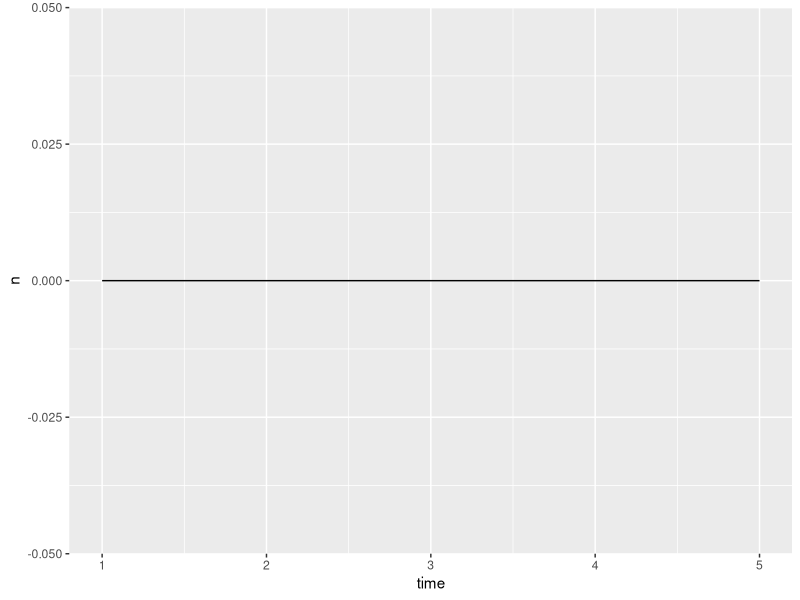
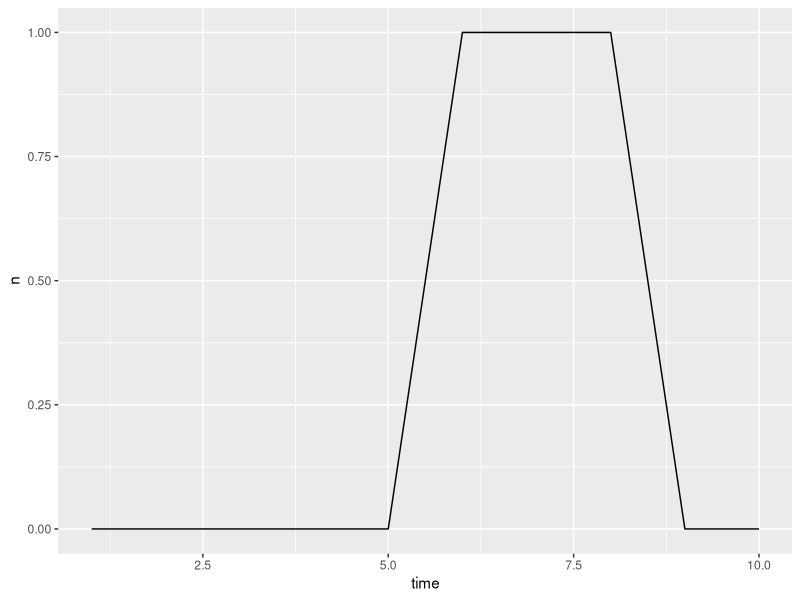
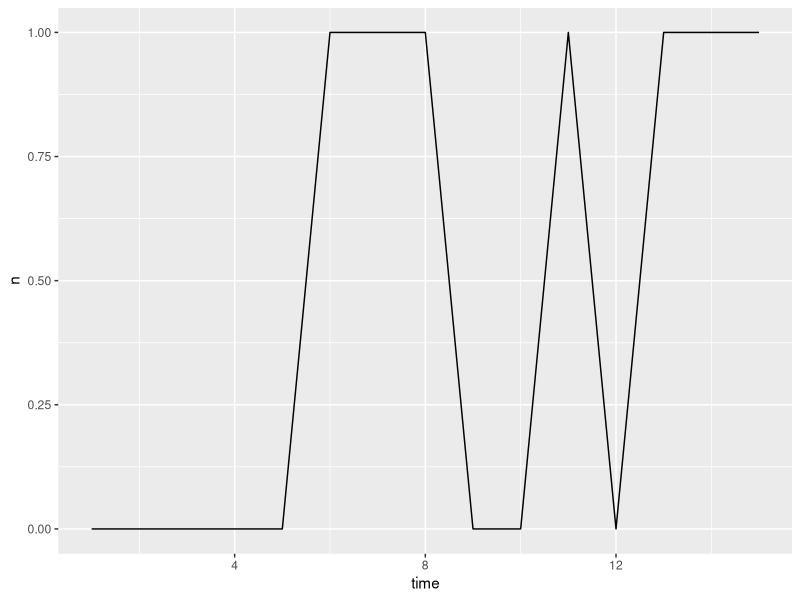
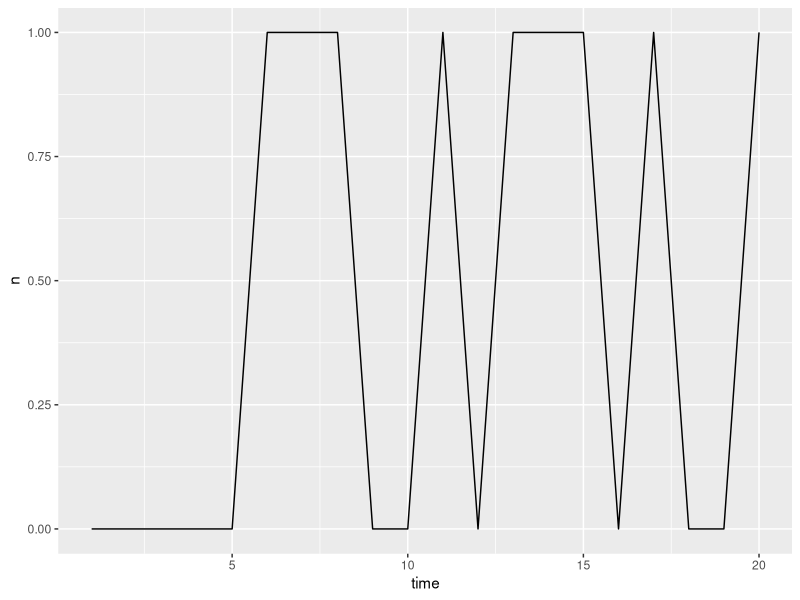
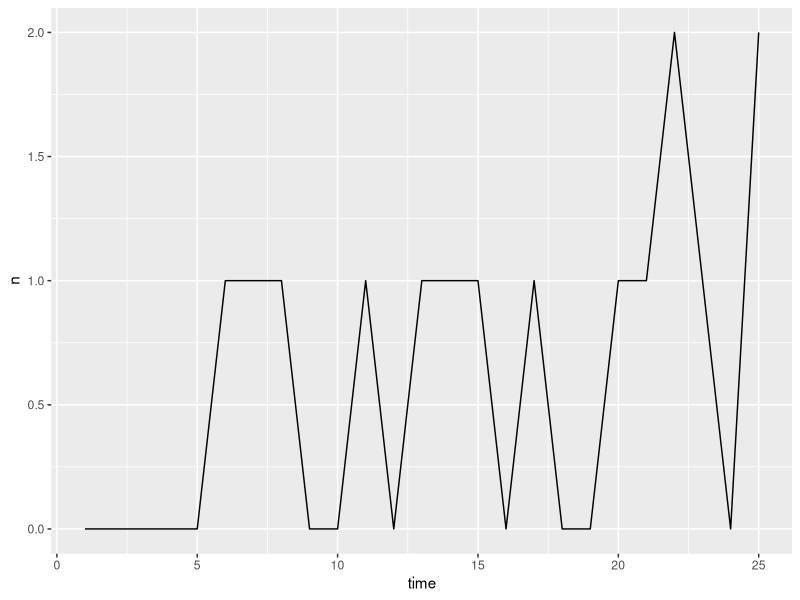
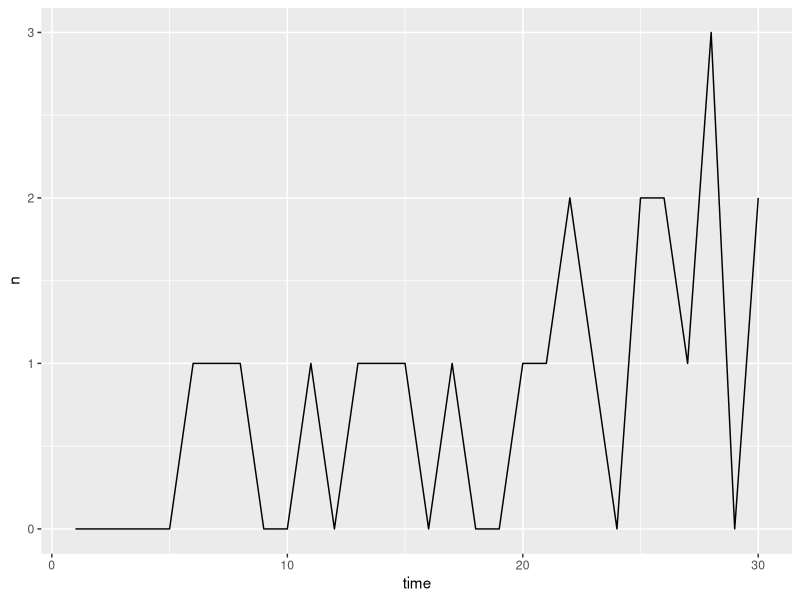
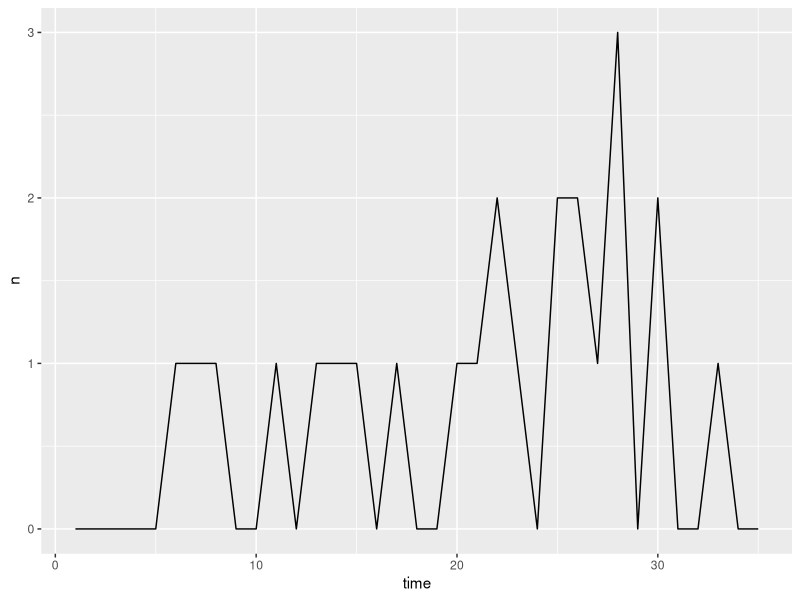
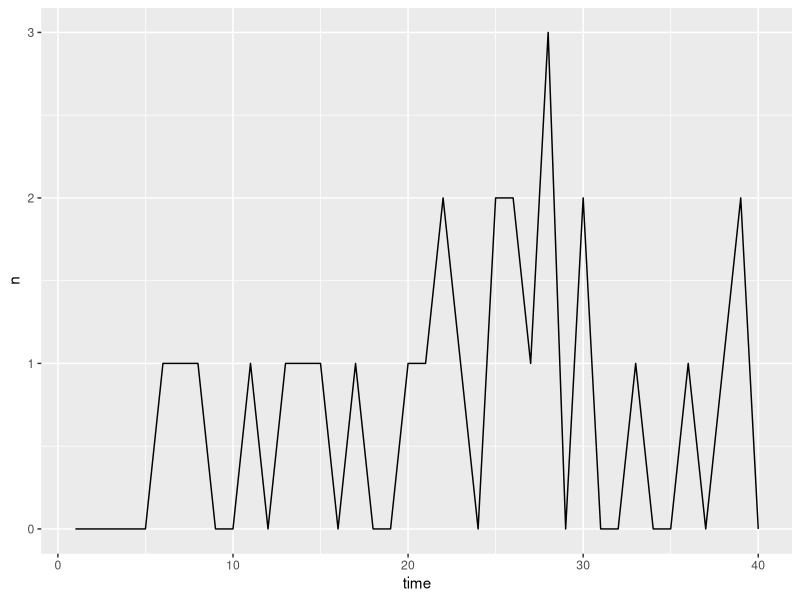

R code for these plots, in order: (Note: a time limit stopped this script after it produced the figures.)
require(dplyr)
require(ggplot2)

"
We construct an Agent Based Model (ABM), partitioning the agents into N+1
groups: N hostile groups; 1 police group. At each timestep (tick), each 
agent will move according to a probability distribution on the ABM lattice
constructed below. When agents from different hostile groups are within a 
certain radius of each other, they will decide whether or not to act hostile
towards each other, which roughly can be described as: if as police agent is 
near, no hostility will take place; however, if no police agent is near then 
the opposing agents will sample from a Bernoulli distribution (with distribution
dependent on previous hostilities between these groups) and decide whether to
enact a hostility on the opposing group based on the sampling. 
"

################################################################################
############################ GRID LATTICE CONSTRUCTION #########################
"
In this section we house a few useful functions for creating the grid lattice on 
which the agents list, and defining metrics on this lattice, which is where are
used in determination of neighbors to a given agent and potentially affecting the
movement distribution of each agent. 

Some conventions and notes:
- Each node on the lattice will be referred to as a 'block'
- The lattice is conceptualized as a two-column matrix where adjacent blocks (nodes)
     are then realized as adjacent entries within this matrix. For example, 
     with a very simple square grid having only four blocks, the grid would be 
     conceptualized as a square 2x2 matrix.
- Each hostile group is given a neighborhood on the lattice, which is stored as 
     a collection of row/col numbers referring to the row/column that neighborhood
     inhabits of the grid matrix. 
- Based on a tunable radius (see NEARBY_RADIUS), two agents on the grid will 
     be considered interacting neighbors if the distance (see BlcBlcDist) between
     them is below this radius. Brute force calculations of nearest neighbors is 
     computationally expensive, so to speed this up, when the grid is created and
     a nearby radius determined, we create the list NEARBY_LIST, with each block 
     corresponding to a list entry which containing the adjacent blocks within the 
     radius. While this uses more memory, it dramatically speeds up the calcuations 
     (e.g., the brute force HostilityUpdater_old is ~60x slower than this newer 
     technique used in HostilityUpdater). 
"

RectNbhdMaker <- function( tl_br ){
"
RectNbhdMaker: Creates a matrix of coordinates of a rectangular region specified by inputs. 

- input: tl_br = a numeric 4-vector where the first entry is the top-left row number,
     the second is the top-left col number, the third is the bottom-right row number, 
     and the fourth is the bottom-right column number. tl_br = c( tlr, tlc, brr, brc )

- output: A two-column matrix with the first column being the row-numbers and the second
     being the corresponding column numbers for the lattice region contained within the 
     passed top-left & bottom-right numbers.
"
        tlr = tl_br[1]
        tlc = tl_br[2]
        brr = tl_br[3]
        brc = tl_br[4]
        rlen <- brr - tlr + 1
        clen <- brc - tlc + 1
        nbh <- matrix( c(rep( tlr:brr, each=clen ), rep(tlc:brc, times = rlen)), ncol = 2 )
        colnames(nbh) <- c("row","col")
        return( nbh )
}

GridMaker <- function( nrows, ncols ){
"
GridMaker: Creates a rectangular lattice matrix starting at row=1, col=1 with dimensions specified by inputs.

- input: two integer values nrows, ncols which specify the number of rows and columns, resp., to use
     when making the lattice.

- output: A two-column matrix with the first column being the row-numbers and the second being the 
     corresponding column-numbers for the lattice grid starting at top-left: (row,col)=(1,1) and 
     convering the lattice points with bottom-right: (row,col)=(nrow,ncol). 
"
     return( RectNbhdMaker( c(topl_row = 1, topl_col = 1, botr_row = nrows, botr_col = ncols)) )
}



######### GRID METRICS 
# distance between blocks
BlcBlcDist <- function( b1, b2 ){
        return( max( abs(b1[1]-b2[1]), abs(b1[2] - b2[2]) ) )
}
# distance between a block and a nbhd
BlcNbhdDist <- function( b, nbhd_coords ){
        return( min( apply( X=nbhd_coords, FUN=function(x){ BlcBlcDist( x,b ) }, MARGIN=1 ) ) )
}
# distance between two nbhds
NbhdNbhdDist <- function( nbhd_coords1, nbhd_coords2 ){
        return( min( apply( nbhd_coords1, MARGIN=1, FUN=function(x){ BlcNbhdDist( x, nbhd_coords2 ) } ) ) )
}
#tests if two blocks are neighbors 
AreNeighbors <- function( b1, b2, radius ){
     return( BlcBlcDist(b1,b2) <= radius )
}

# create a list containing areas of the grid which we search for neighbors 
NearbyListNameMaker <- function( blc ){ 
     #helper function to give consistent list names in ConstructNearbyList 
     #and elsewhere when we need to grab elements from the list
     return( paste0("r",blc[1],"_c",blc[2]) ) 
}
ConstructNearbyList <- function( grid_layout, nearby_radius ){
     nearby_list <- list()
     for( i in 1:nrow(grid_layout) ){
          bi <- as.matrix( grid_layout[ i, c('row','col') ] )
          ci <- NearbyListNameMaker(bi)
          nearby_list[[ci]] <- list( centroid = bi, nearby = bi )
     }
     nombres <- names(nearby_list)
     n_noms <- length(nombres)
     for( i in 1:(n_noms-1) ){
          ci <- nombres[ i ]
          bi <- nearby_list[[ci]]$centroid
          for( j in (i+1):n_noms ){
               cj <- nombres[ j ]
               bj <- nearby_list[[cj]]$centroid
               if( AreNeighbors(bi,bj,nearby_radius) ){
                    nearby_list[[ci]]$nearby <- rbind(nearby_list[[ci]]$nearby, bj)
                    cj <- NearbyListNameMaker( bj )
                    nearby_list[[cj]]$nearby <- rbind(nearby_list[[cj]]$nearby, bi)
               }
          }
     }
     return(nearby_list)
}


########### INITIALIZATION STUFF
SymMatrixMaker <- function( names, init_val ){
        n <- length(names)
        mat <- matrix( rep( init_val, times = n*n ), nrow = n, ncol = n )
        colnames( mat ) <- names
        rownames( mat ) <- names
        return(mat)
}

AngerMatrixInit <- function( names, min_anger ){
        mat <- SymMatrixMaker( names, min_anger )
        #zeros down the diagonal (no anger within same group)
        mat[ row(mat) == col(mat) ] <- 0
        return(mat)
}

HostilityMatrixInit <- function( names ){
        # initialize so that every group has no hostilities against each other
        return( SymMatrixMaker(names, init_val = 0) )
}

AreaPMFInit <- function( group_names,
                         area_names,
                         grid_layout,
                         within_grp_p = 0.7, 
                         opposing_grp_p = 0.1,
                         ether_p = 0.2){
        area_pmf <- SymMatrixMaker( area_names, init_val = ether_p )
        for( from_grp in group_names ){
                movement_factor <- numeric()
                for( to_grp in group_names ){
                        if( from_grp == to_grp ){
                                area_pmf[from_grp,to_grp] <- within_grp_p
                        }
                        else{
                             from_nbhd <- as.matrix(grid_layout[grid_layout$area == from_grp, ][,c('row','col')])
                             to_nbhd <- as.matrix(grid_layout[grid_layout$area == to_grp, ][,c('row','col')])
                             movement_factor[to_grp] <- 1.0 / NbhdNbhdDist( from_nbhd, to_nbhd )
                        }
                }
                movement_factor <- opposing_grp_p * movement_factor / sum(movement_factor)
                area_pmf[from_grp, names(movement_factor)] <- movement_factor
        }
        return(area_pmf)
}

rviolence <- function( n = 1, 
                       max_violence = 9, 
                       min_violence = 1, 
                       mean_violence = 3,
                       scale = 0.1 ){
        # Generate random violence factors for the agents
        # currently we generate from a binomial-like distribution
        N <- max_violence - min_violence
        binom_mean <- mean_violence - min_violence
        p <- binom_mean / N
        x <- rbinom( n = n, size = N, prob = p)
        
        return( scale * (x + min_violence ) )
}

###### GROUP NEIGHBOR INTERACTION STUFF
AngerCalculator <- function( n_hostilities, prev_anger, forget_fac, min_anger ){
     
     if( n_hostilities == 0 ){
          prev_fac <- prev_anger * forget_fac
          return( max( prev_fac, min_anger ) )
     }
     else if( n_hostilities == 1 ){
          hostility_fac <- 0.5
     }
     else if( n_hostilities == 2){
          hostility_fac <- 0.75
     }
     else if( n_hostilities >= 3){
          hostility_fac <- 1.0
     }
     
     return( hostility_fac + (1 - hostility_fac) * prev_anger )
     
}

AngerMatrixUpdater <- function( anger_matrix, hostility_matrix, forget_fac, min_anger ){
        n <- nrow(hostility_matrix)
        for( i in 1:n ){
                for( j in 1:n ){
                     if( i!=j ){
                          # note j,i vs i,j below: that way host&tens matrices are aligned the same: row=to, col=from
                          anger_matrix[i,j] <- AngerCalculator( hostility_matrix[j,i], anger_matrix[i,j], 
                                                                forget_fac, min_anger )
                     }
                }
        }
        return( anger_matrix )
}


TensionCalculator <- function( grp1, grp2, anger_matrix ){
        # given the asymmetric anger_matrix, return the symmetric tension between groups
     return( anger_matrix[grp1,grp2])
        return( max(anger_matrix[grp1,grp2], anger_matrix[grp2,grp1]) )
}

ShootDecision <- function( perp_grp, perp_viol, vict_grp, anger_matrix, lam ){
     grp_tens <- TensionCalculator( perp_grp, vict_grp, anger_matrix )
     p_shoot <- 1 - exp(- lam * (perp_viol * grp_tens))
     return( sample( c(TRUE,FALSE), size = 1, prob = c(p_shoot,1-p_shoot) ) )
}

HostilesNotNearAuthority <- function( authority_df, hostiles_df, nearby_radius ){
     ret_rows <- rep(TRUE, times = nrow(hostiles_df) )
     for( officer_n in seq_len(nrow(authority_df)) ){
          officer_b <- authority_df[officer_n, c('row','col')]
          for( hostile_n in seq_len(nrow(hostiles_df)) ){
               hostile_b <- hostiles_df[hostile_n, c('row','col') ]
               if( BlcBlcDist(officer_b, hostile_b) <= nearby_radius ){
                    ret_rows[hostile_n] <- FALSE
               }
          }
     }
     return( hostiles_df[ret_rows, ] )
}

#_old implies outdated and not used
HostilityUpdater_old <- function( hostility_record_df,
                              hostiles_df, 
                              authority_df,
                              anger_matrix,
                              current_timestep,
                              nearby_radius,
                              lam ){
     
     # step 1: remove consideration of hostile agents near police
     use_hostiles <- HostilesNotNearAuthority( authority_df, hostiles_df, nearby_radius )
     # step 2:
     rem_groups <- unique( as.character(use_hostiles$group) )
     # step 3:
     if( length(rem_groups) <= 1 ){ return(hostility_record_df) }
     for( grp in rem_groups ){
          perps_l <- use_hostiles$group == grp
          perps <- use_hostiles[ perps_l, ]
          victs <- use_hostiles[ !perps_l, ]
          for( perp_n in seq_len(nrow(perps)) ){
               perp <- perps[ perp_n, ]
               for( vict_n in seq_len(nrow(victs)) ){
                    vict <- victs[vict_n, ]
                    # check if perp and vict are neighbors
                    if( BlcBlcDist(b1 = perp[c('row','col')], 
                                   b2 = vict[c('row','col')]) <= nearby_radius ){
                         # if so, decide if perp shoots at vict
                         perp_grp <- as.character(perp$group)
                         vict_grp <- as.character(vict$group)
                         if( ShootDecision(perp_grp = perp_grp, 
                                           perp_viol = perp$violence_fac, 
                                           vict_grp = vict_grp, 
                                           anger_matrix = anger_matrix,
                                           lam = lam) ){
                              new_row <- data.frame( time = current_timestep, 
                                                     perp_grp = perp_grp,
                                                     vict_grp = vict_grp,
                                                     row = perp$row,
                                                     col = perp$col )
                              hostility_record_df <- rbind( hostility_record_df, new_row )
                         }
                    }
               }
          }
     }
     
     return( hostility_record_df )
}


HostilityUpdater <- function( current_timestep,
                              hostility_record_df, 
                              hostiles_df, 
                              authority_df, 
                              nearby_list,
                              anger_matrix,
                              lam ){
     agents_nearby <- function( agents_rc_mat, nearby_mat ){
          return( apply(agents_rc_mat, MARGIN = 1, 
                        FUN = function(row1){ 
                                             any( apply(nearby_mat, 1, function(row2){ all(row1 == row2) }) ) 
                                            }
                       ) 
                )
     }
     
     hostiles_mat <- as.matrix( hostiles_df[c('row','col')] )
     
     to_ignore_cent_names <- apply( as.matrix( unique( authority_df[ c('row','col')] ) ), 
                                    MARGIN = 1,
                                    FUN = NearbyListNameMaker )
     to_ignore <- NULL
     for( cent in to_ignore_cent_names ){
          to_ignore <- rbind( to_ignore, nearby_list[[cent]]$nearby )
     }
     
     if(!is.null(to_ignore)){
          to_ignore_names <- apply( unique( to_ignore ), 
                                    MARGIN = 1,
                                    FUN = NearbyListNameMaker )
          
     }else{ to_ignore_names <- NULL }
     to_use_cent_names <- apply( unique( hostiles_mat ) , 
                                 MARGIN = 1,
                                 FUN = NearbyListNameMaker )
     to_use_cent_names <- setdiff( to_use_cent_names, to_ignore_names )
     for( cent in to_use_cent_names ){
          nls <- nearby_list[[cent]]
          cent_who <- apply( hostiles_mat, MARGIN = 1, FUN = function( row ){ all( row == nls$centroid ) } )
          near_who <- agents_nearby( hostiles_mat, nls$nearby )
          cent_hosts <- hostiles_df[ cent_who, ]
          near_hosts <- hostiles_df[ near_who, ]
          cent_grps <- unique( cent_hosts$group )
          near_grps <- unique( near_hosts$group )
          if( length(near_grps) <= 1 ) next
          for( perp_grp in cent_grps ){
               perps <- cent_hosts[ cent_hosts$group == perp_grp, ]
               victs <- near_hosts[ near_hosts$group != perp_grp, ]
               for( perp_n in seq_len(nrow(perps)) ){
                    perp <- perps[perp_n, ]
                    for( vict_n in seq_len(nrow(victs)) ){
                         vict <- victs[vict_n, ]
                         if( ShootDecision(perp_grp = perp$group, 
                                           perp_viol = perp$violence_fac, 
                                           vict_grp = vict$group, 
                                           anger_matrix = anger_matrix,
                                           lam = lam) ){
                              new_row <- data.frame( time = current_timestep, 
                                                     perp_grp = perp$group,
                                                     vict_grp = vict$group,
                                                     row = perp$row,
                                                     col = perp$col )
                              hostility_record_df <- rbind( hostility_record_df, new_row )
                         }
                    }
               }
          }
     }
     return( hostility_record_df )
}

HostilityMatrixMaker <- function( group_names, hostility_record_df, timestep ){
     hostility_matrix <- SymMatrixMaker(names = group_names, init_val = 0)
     hostilities <- hostility_record_df[ hostility_record_df$time == timestep, ] %>%
                    group_by( perp_grp, vict_grp ) %>%
                    summarise( n = n() )
     for( rown in seq_len(nrow(hostilities)) ){
          pgrp <- as.character(hostilities[rown, ]$perp_grp)
          vgrp <- as.character(hostilities[rown, ]$vict_grp)
          n <- as.numeric(hostilities[rown, ]$n)
          hostility_matrix[ pgrp, vgrp ] <- n
     }
     return(hostility_matrix)
}


############### MOVEMENT FUNCTIONS

PMFWeightsCalculator1 <- function( grp, 
                            group_names,
                            anger_matrix,
                            anger_fac, 
                            fear_fac ){
     reweights <- numeric()
     reweights['ether'] <- 1
     reweights[grp] <- 1
     for( area in group_names ){
          anger <- anger_matrix[grp,area]
          fear <- anger_matrix[area,grp]
          reweights[area] <- exp(anger_fac * anger)
          reweights[grp] <- reweights[grp] * exp(fear_fac * fear)
     }
     return( reweights )
}
PMFWeightsCalculator2 <- function( grp, 
                            group_names,
                            anger_matrix,
                            anger_fac, 
                            fear_fac ){
     reweights <- numeric()
     reweights['ether'] <- 1
     for( area in group_names ){
          anger <- anger_matrix[grp,area]
          fear <- anger_matrix[area,grp]
          reweights[area] <- exp(anger_fac * anger - fear_fac * fear)
     }
     return( reweights )
}
PMFUpdater <- function( group_names, 
                        default_area_pmf_matrix,
                        PMFWeightsCalculator,
                        ...){
     area_names <- c(group_names, 'ether')
     apmf <- default_area_pmf_matrix
     for( grp in group_names ){
          reweights <- PMFWeightsCalculator( grp, group_names, ...)
          apmf[grp, area_names] <- apmf[grp,area_names]*reweights[area_names]
          apmf[grp,] <- apmf[grp,] / sum( apmf[grp, ] )
          print(apmf[grp,])
     }
     
     return( apmf )
}


SingleAgentMoveUpdater1 <- function( agent, area_names, grid_layout ){
     # step 1: choose which area to move to based on pmf
     area <- sample( area_names, size = 1, prob = agent[ area_names ])
     # step 2: choose where inside that area to move
     idxs <- as.numeric(rownames(grid_layout[grid_layout$area == area, ]))
     # within their own group or in the ether, move uniformly
     if( area == agent$group | area == "ether" ){
          idx <- sample( idxs, size = 1 )
     } #otherwise, they are moving into hostile territory
     else{
          mat <- grid_layout[ grid_layout$area == area, c('row','col') ]
          dists <- apply( mat, MARGIN = 1, FUN = function( r ){ BlcBlcDist(b1 = agent[c('row','col')], b2 = r)} )
          prob <- 1 / (dists + 0.5)
          prob <- prob / sum(prob)
          idx <- sample(idxs, size = 1, prob = prob)
     }
     
     # step 3: return the location
     return( c( row = grid_layout[idx,'row'], col = grid_layout[idx, 'col'] ) )
}

MoveUpdater <- function( area_names,
                         agent_df,
                         SingleAgentMoveUpdater,
                         ...){
     for( i in 1:nrow(agent_df) ){
          move <- SingleAgentMoveUpdater( agent_df[i, ], area_names, ... )
          agent_df[i, 'row'] <- move['row']
          agent_df[i, 'col'] <- move['col']
     }
     return( agent_df )
}

############### CONSTRUCTION 

GRID <- GridMaker( nrows = 12, ncols = 12 )
     #RectNbhdMaker(c(topl_row = 1, topl_col = 1, botr_row = 12, botr_col = 12))

MIN_ANGER = 0.1 # minimal anger between hostile groups
NEARBY_RADIUS <- 1 # = n => check current block + all blocks within distance of n

HOSTILES <- list(
     hgrp1 = list( nbhd = RectNbhdMaker(c(topl_row = 2, topl_col = 2, botr_row = 5, botr_col = 5)),
                   agents = list(
                        standard = list(
                             n = 150,
                             area_pmf = numeric()
                             ),
                        attack = list(
                             n = 0,
                             area_pmf = numeric()
                             )
                        )
                   ),
     hgrp2 = list( nbhd = RectNbhdMaker(c(topl_row = 4, topl_col = 6, botr_row = 6, botr_col = 8)),
                   agents = list(
                        standard = list(
                             n = 70,
                             area_pmf = numeric()
                             ),
                        attack = list(
                             n = 0,
                             area_pmf = numeric()
                             )
                        )
                   ),
     hgrp3 = list( nbhd = RectNbhdMaker(c(topl_row = 8, topl_col = 4, botr_row = 11, botr_col = 7)),
                   agents = list(
                        standard = list(
                             n = 100,
                             area_pmf = numeric()
                        ),
                        attack = list(
                             n = 0,
                             area_pmf = numeric()
                        )
                   )
     )    
)

HOSTILES_NAMES <- names(HOSTILES)

area <- character()
row <- numeric()
col <- numeric()
for( hgn in HOSTILES_NAMES ){
     nbhd <- HOSTILES[[hgn]]$nbhd
     area <- c(area, rep(hgn, times = nrow(nbhd)))
     row <- c(row, nbhd[,'row'])
     col <- c(col, nbhd[,'col'])
}
GRID_LAYOUT <- data.frame( area = area, row = row, col = col)
rm( nbhd, area, row, col ) #cleanup

ether <- GRID
for( hgn in HOSTILES_NAMES ){
     ether <- ether[apply( ether, MARGIN = 1, FUN = function(x){ !all(is.element(x,GRID_LAYOUT[[hgn]])) } ),]
}
if(nrow(ether) > 0){
     GRID_LAYOUT <- rbind(GRID_LAYOUT, 
                          data.frame( area = rep('ether', times = nrow(ether)), row = ether[,'row'], col = ether[,'col'] ))
}
rm( ether ) #cleanup
AREA_NAMES <- unique(as.character(GRID_LAYOUT$area))
AREA_NAMES

group <- character()
agent_class <- character()
for( hgn in HOSTILES_NAMES ){
     agent_types <- names( HOSTILES[[hgn]]$agents )
     for( atype in agent_types ){
          n <- HOSTILES[[hgn]]$agents[[atype]]$n
          group <- c(group, as.character(rep(hgn, times = n)))
          agent_class <- c(agent_class, as.character(rep(atype, times = n)))
     }
}
HOSTILES_DF <- data.frame( group = group, agent_class = agent_class)

apmf <- AreaPMFInit( group_names = HOSTILES_NAMES, 
                     area_names = AREA_NAMES,
                     grid_layout = GRID_LAYOUT,
                     within_grp_p = 0.905,
                     opposing_grp_p = 0.005,
                     ether_p = 0.09 )
HOSTILES_DF <- merge( HOSTILES_DF, as.data.frame( apmf ), by.x = "group", by.y = 0 )
DEFAULT_AREA_PMF_MATRIX <- apmf
v <- rviolence( n = nrow(HOSTILES_DF) )
HOSTILES_DF$violence_fac <- v
rm( group, agent_class, agent_types, hgn, atype, n, apmf, v ) #cleanup
HOSTILES_DF$row <- 1
HOSTILES_DF$col <- 1

#Look at 15 random agents from HOSTILES_DF
HOSTILES_DF[sort(sample(1:nrow(HOSTILES_DF), size = 15)), ]

AUTHORITY_DF <- data.frame()

ANGER_MATRIX <- AngerMatrixInit(names = HOSTILES_NAMES, min_anger = MIN_ANGER)



NEARBY_LIST <- ConstructNearbyList( GRID_LAYOUT, NEARBY_RADIUS )





HOSTILITY_RECORD_DF <- data.frame( time = numeric(), 
                                   perp_grp = character(), 
                                   vict_grp = character(), 
                                   row = numeric(),
                                   col = numeric() )

tot_steps <- 500

for( timestep in seq_len( tot_steps ) ){
     HOSTILES_DF <- MoveUpdater( area_names = AREA_NAMES,
                                 agent_df = HOSTILES_DF,
                                 SingleAgentMoveUpdater = SingleAgentMoveUpdater1,
                                 grid_layout = GRID_LAYOUT )
     #print( ggplot( data = HOSTILES_DF[sample(rownames(HOSTILES_DF), size = nrow(HOSTILES_DF)), ], 
     #               aes( x = col, y = -row, col=group ),   ) +
     #            geom_point(alpha = 0.33) +
     #            coord_cartesian( xlim = c(0,13), ylim=c(-13,0)) 
     #)
     HOSTILITY_RECORD_DF <- HostilityUpdater(  current_timestep = timestep,
                                               hostility_record_df = HOSTILITY_RECORD_DF,
                                               hostiles_df = HOSTILES_DF, 
                                               authority_df = matrix(),
                                               nearby_list = NEARBY_LIST,
                                               anger_matrix = ANGER_MATRIX,
                                               lam=0.003 )
     HOSTILITY_MATRIX <- HostilityMatrixMaker(group_names = HOSTILES_NAMES, 
                                              hostility_record_df = HOSTILITY_RECORD_DF, 
                                              timestep = timestep)
     

     ANGER_MATRIX <- AngerMatrixUpdater(hostility_matrix = HOSTILITY_MATRIX, 
                                        anger_matrix = ANGER_MATRIX, 
                                        forget_fac = 0.75,
                                        min_anger = MIN_ANGER )
     
     
     apmf <- PMFUpdater( group_names = HOSTILES_NAMES, 
                         default_area_pmf_matrix = DEFAULT_AREA_PMF_MATRIX,
                         PMFWeightsCalculator = PMFWeightsCalculator1,
                         anger_matrix = ANGER_MATRIX,
                         anger_fac = 2.0,
                         fear_fac = 1.0 )
     HOSTILES_DF <- merge( HOSTILES_DF[!(names(HOSTILES_DF) %in% AREA_NAMES)], as.data.frame( apmf ), 
                           by.x = "group", by.y = 0 )
     
     print( sprintf("Time step: %d",timestep) )
     print("Hostility Matrix:")
     print(HOSTILITY_MATRIX)
     print("Anger Matrix:")
     print(ANGER_MATRIX)
     print("--------------------------------")
     
     if( timestep %% 5 == 0){
          shots <- HOSTILITY_RECORD_DF %>% group_by( time ) %>% summarise( n = n() )
          tdf <- data.frame(time = 1:timestep, n = 0)
          tdf[shots$time,'n'] <- shots$n
          shots <- tdf
          print( ggplot( shots, aes(x = time, y = n) ) + geom_line() )
     }
     
}

shots <- HOSTILITY_RECORD_DF %>% group_by( time ) %>% summarise( n = n() )
tdf <- data.frame(time = 1:tot_steps, n = 0)
tdf[shots$time,'n'] <- shots$n
shots <- tdf
ggplot( shots, aes(x = time, y = n) ) + geom_line()

hits <- HOSTILITY_RECORD_DF %>% group_by( perp_grp, vict_grp, row, col ) %>% summarise( n = n() )
hits$perp_vict <- paste0( hits$perp_grp, "_", hits$vict_grp )
g <- ggplot( data=hits, aes(x = col, y = -row) )
g <- g + geom_point( aes(size = n, fill = perp_vict), color = 'black', shape=21, stroke = 1)
g <- g + coord_cartesian( xlim = c(0,13), ylim=c(-13,0))
print(g)
